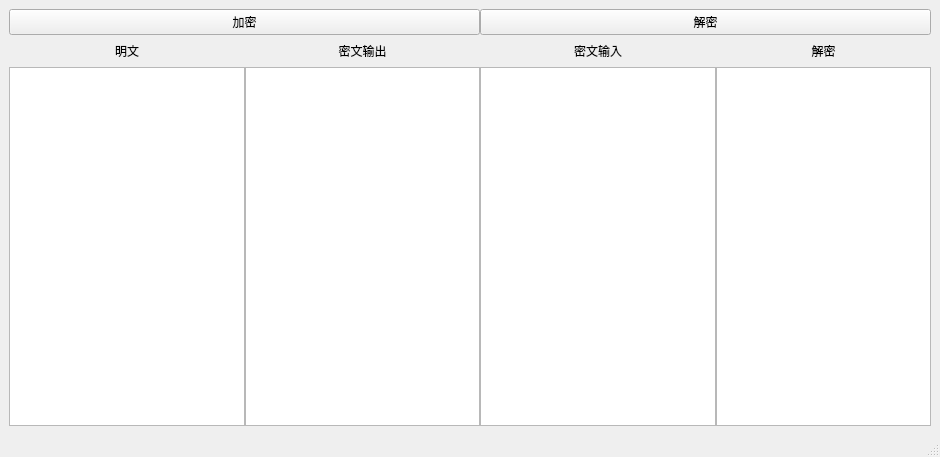
<?xml version="1.0" encoding="UTF-8"?>
<ui version="4.0">
 <class>MainWindow</class>
 <widget class="QMainWindow" name="MainWindow">
  <property name="geometry">
   <rect>
    <x>0</x>
    <y>0</y>
    <width>940</width>
    <height>457</height>
   </rect>
  </property>
  <property name="windowTitle">
   <string>MainWindow</string>
  </property>
  <widget class="QWidget" name="centralwidget">
   <layout class="QHBoxLayout" name="horizontalLayout">
    <item>
     <layout class="QGridLayout" name="gridLayout" columnstretch="0,0,0,0,0" columnminimumwidth="0,0,0,0,0">
      <property name="sizeConstraint">
       <enum>QLayout::SizeConstraint::SetNoConstraint</enum>
      </property>
      <property name="horizontalSpacing">
       <number>0</number>
      </property>
      <property name="verticalSpacing">
       <number>7</number>
      </property>
      <item row="1" column="0">
       <widget class="QLabel" name="label_2">
        <property name="text">
         <string>&lt;html&gt;&lt;head/&gt;&lt;body&gt;&lt;p align=&quot;center&quot;&gt;    明文&lt;/p&gt;&lt;/body&gt;&lt;/html&gt;</string>
        </property>
       </widget>
      </item>
      <item row="1" column="2">
       <widget class="QLabel" name="label_4">
        <property name="text">
         <string>&lt;html&gt;&lt;head/&gt;&lt;body&gt;&lt;p align=&quot;center&quot;&gt;密文输入&lt;/p&gt;&lt;/body&gt;&lt;/html&gt;</string>
        </property>
       </widget>
      </item>
      <item row="1" column="3" colspan="2">
       <widget class="QLabel" name="label">
        <property name="text">
         <string>&lt;html&gt;&lt;head/&gt;&lt;body&gt;&lt;p align=&quot;center&quot;&gt;解密&lt;/p&gt;&lt;/body&gt;&lt;/html&gt;</string>
        </property>
       </widget>
      </item>
      <item row="2" column="3" colspan="2">
       <widget class="QPlainTextEdit" name="plainTextEdit"/>
      </item>
      <item row="2" column="1">
       <widget class="QPlainTextEdit" name="textEdit_output"/>
      </item>
      <item row="2" column="0">
       <widget class="QPlainTextEdit" name="textEdit_input"/>
      </item>
      <item row="0" column="2" colspan="3">
       <widget class="QPushButton" name="pushButton_decrypt">
        <property name="text">
         <string>解密</string>
        </property>
       </widget>
      </item>
      <item row="2" column="2">
       <widget class="QPlainTextEdit" name="inputText"/>
      </item>
      <item row="1" column="1">
       <widget class="QLabel" name="label_3">
        <property name="text">
         <string>&lt;html&gt;&lt;head/&gt;&lt;body&gt;&lt;p align=&quot;center&quot;&gt;密文输出&lt;/p&gt;&lt;/body&gt;&lt;/html&gt;</string>
        </property>
       </widget>
      </item>
      <item row="0" column="0" colspan="2">
       <widget class="QPushButton" name="pushButton_encrypt">
        <property name="text">
         <string>加密</string>
        </property>
       </widget>
      </item>
     </layout>
    </item>
   </layout>
  </widget>
  <widget class="QMenuBar" name="menubar">
   <property name="geometry">
    <rect>
     <x>0</x>
     <y>0</y>
     <width>940</width>
     <height>25</height>
    </rect>
   </property>
  </widget>
  <widget class="QStatusBar" name="statusbar"/>
 </widget>
 <tabstops>
  <tabstop>textEdit_input</tabstop>
  <tabstop>plainTextEdit</tabstop>
  <tabstop>textEdit_output</tabstop>
  <tabstop>pushButton_decrypt</tabstop>
  <tabstop>pushButton_encrypt</tabstop>
  <tabstop>inputText</tabstop>
 </tabstops>
 <resources/>
 <connections/>
</ui>
